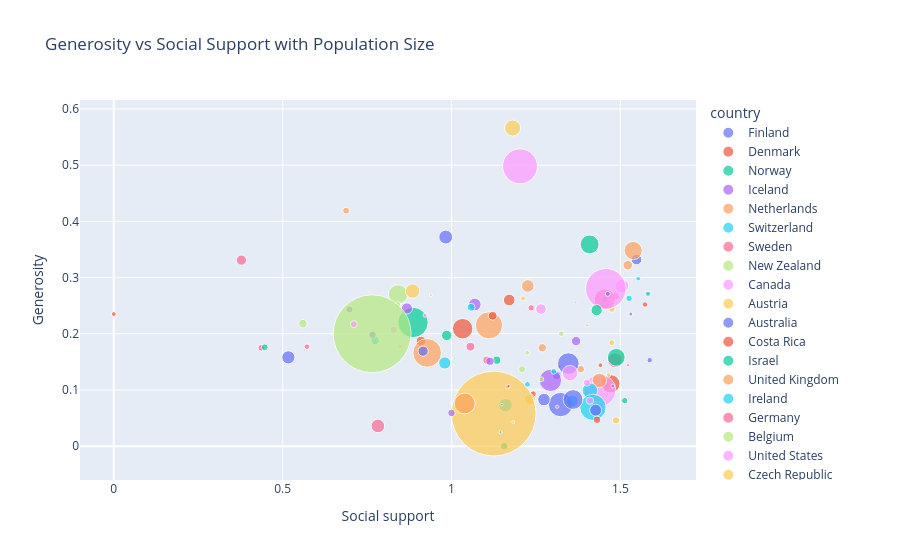

Source (notebook cell):
### Code cell
fig = px.scatter(df, x="Social support", y="Generosity", size="pop", color="country", 
                 hover_name="country", size_max=60, 
                 title="Generosity vs Social Support with Population Size")
fig.show()
